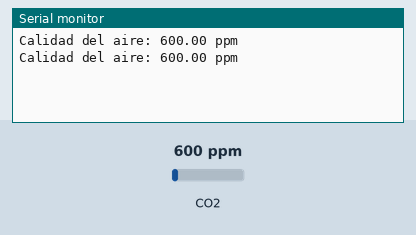
This sketch was run on a simulated Arduino Uno, built with avr-gcc and run on an emulated ATmega328P. Shown: the last lines printed to the serial monitor. Inputs (shaded band) come from the test bench; at power-on: CO2 600 ppm.

Above: at 2.8 s.
2.9 s: CO2 set to 452 ppm
At 5.2 s:
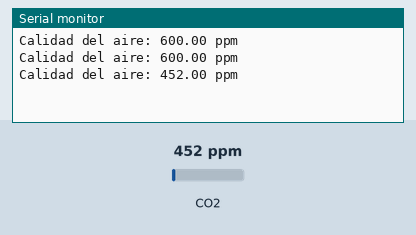
5.6 s: CO2 set to 1050 ppm
At 6.9 s:
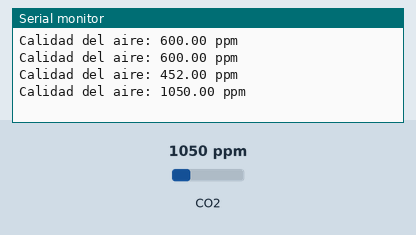
Timing chart, 0 to 8.6 s (numbered marks = the images above; inputs shaded):
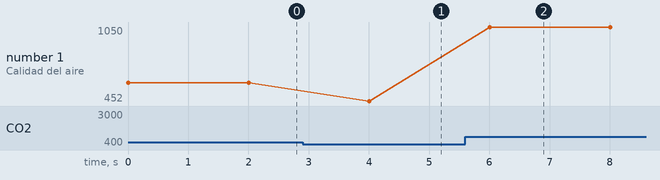

Measured:
- after the input at 2.9 s, the serial monitor: prints a new line after 1.1 s (image 1)
- after the input at 5.6 s, the serial monitor: prints a new line after 0.40 s (image 2)
- plotted number 1: 600 → 452 after the input at 2.9 s, 452 → 1050 after the input at 5.6 s

The sketch:

Sensor_mq135.ino
```cpp
#include <Adafruit_Sensor.h>
#include <MQ135.h>

#define SENSOR_PIN A0
#define RLOAD_VALUE 10 // Valor de la resistencia de carga en ohmios

MQ135 gasSensor = MQ135(SENSOR_PIN, RLOAD_VALUE);

void setup() {
  Serial.begin(9600);
}

void loop() {
  float airQuality = gasSensor.getPPM();
  Serial.print("Calidad del aire: ");
  Serial.print(airQuality);
  Serial.println(" ppm");

  delay(2000);
}
```
